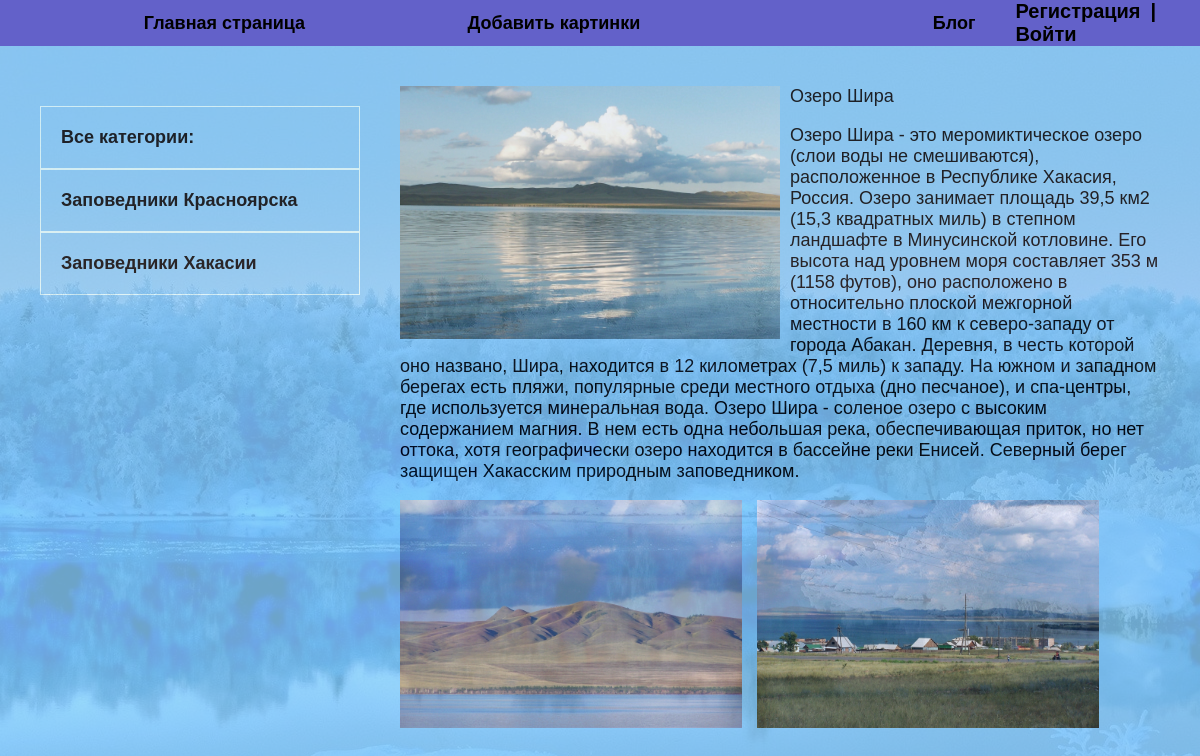
The page /post/ozero-shira/ on the database its author committed.
### blog/models.py (models this page shows, shortened)
class Category(models.Model):
    name = models.CharField(max_length=200, verbose_name="Категория")
    slug = models.SlugField(max_length=250, unique=True, verbose_name="URL")
    def get_absolute_url(self):
        return reverse('category', kwargs={'cat_slug': self.slug})
    class Meta:
        verbose_name = 'категорию'
        verbose_name_plural = "Категории"

class Blog(models.Model):
    title = models.CharField(max_length=250, verbose_name="Название")
    slug = models.SlugField(max_length=260, unique=True, verbose_name="URL")
    body = models.TextField(blank=True, verbose_name="Контент")
    photo = models.ImageField(upload_to="photo/%Y/%m/%d/", blank=True, verbose_name="Фото")
    time_cre = models.DateTimeField(auto_now_add=True, verbose_name="Дата создания")
    time_up = models.DateTimeField(auto_now=True, verbose_name="Дата обновления")
    published = models.BooleanField(default=True, verbose_name="Публикация")
    cat = models.ForeignKey("Category", on_delete=models.PROTECT,
                            verbose_name="Категория")
    def __str__(self):
        return self.title
    class Meta:
        verbose_name = 'новость'
        verbose_name_plural = "Новости"
        ordering = ['-time_cre']

class Photos(models.Model):
    image = models.ForeignKey(Blog, on_delete=models.CASCADE, verbose_name="картинки для блога", blank=True, null=True,
                              default=None)
    add_image = models.ImageField(upload_to="photo/%Y/%m/%d/add/", blank=True, null=True,
                                  verbose_name="Добавить картинку")
    class Meta:
        verbose_name = 'изображение'
        verbose_name_plural = "Изображения"

### blog/views.py (the view)
# urls.py: path('post/<slug:post_slug>/', ShowPost.as_view(), name='post'),
class ShowPost(DataMixin, DetailView):
    model = Blog
    template_name = "blog/post.html"
    slug_url_kwarg = "post_slug"
    context_object_name = "post"
    def get_context_data(self, *, object_list=None, **kwargs):
        context = super().get_context_data(**kwargs)
        c_def = self.get_user_context(title=context["post"])
        return dict(list(c_def.items()) + list(context.items()))

### blog/templatetags/blog_tags.py (called while the page is built)
@register.inclusion_tag('blog/list_cat.html')
def show_cat(sort=None, cat_sell=0):
    if not sort:
        cats = Category.objects.all
    else:
        cats = Category.objects.order_by(sort)
    return {'cats': cats, 'cat_selected': cat_sell}

### blog/utils.py (called while the page is built)
    def get_user_context(self, **kwargs):
        context = kwargs
        cats = Category.objects.all()
        user_menu = menu.copy()
        if not self.request.user.is_authenticated:
            user_menu.pop(1)
        context['menu'] = user_menu
        context['cat'] = cats
        if 'cat_selected' not in context:
            context['cat_selected'] = 0
        return context

### blog/templates/blog/post.html
{% extends 'blog/base.html' %}
{% block content %}
<div class="post">
    {% if post.photo %}
    <img class="img" src="{{ post.photo.url }}" alt="">
    {% endif %}
    {{ post.title }}
    <p>{{ post.body}}</p>
    {% for img in post.photos_set.all %}
    <img class="imagimage" src="{{ img.add_image.url }}">
    {% endfor %}
</div>
{% endblock %}

### blog/templates/blog/list_cat.html
{% for c in cats %}
    {% if c.pk == cat_selected %}
    <li class="selected">{{ c.name }}</li>
    {% else %}
    <li><a href="{{ c.get_absolute_url }}">{{ c.name }}</a></li>
    {% endif %}
{% endfor %}

### blog/static/css/style.css (style rules this page uses)
body { margin: 0; padding: 0; font-family: Verdana, Geneva, Tahoma, sans-serif; background: url(asz.jpg); background-repeat: no-repeat; background-size: cover; background-position: center; background-attachment: fixed; margin: 0; padding: 0; font-family: Verdana, Geneva, Tahoma, sans-serif; }
a { color: black; text-decoration: none; padding: 10px; }
.sidebar a { padding: 20px; display: block; border: 1px solid lightcyan; background: rgba(0, 0, 0, 0); font-weight: bold; font-size: 18px; }
.img { float: left; margin-right: 10px; max-width: 50%; }
.imagimage { margin-right: 10px; max-width: 45%; display: inline-block; display: flex; justify-content: space-between; display: inline-block; }
.post { font-size: 18px; }

### rows shown on the page
Category: name "Заповедники Красноярска"
Category: name "Заповедники Хакасии"
Blog: photo (picture), title "Озеро Шира", body "Озеро Шира - это меромиктическое озеро (слои воды не смешиваются), расположенное в Республике Хакасия, Россия. Озеро занимает площадь 39,5 км2 (15,3 квадратных миль) в степном ландшафте в Минусинской котловине. Его высота над уровнем моря составляет 353 м (1158 футов), оно расположено в относительно плоской межгорной местности в 160 км к северо-западу от города Абакан. Деревня, в честь которой оно названо, Шира, находится в 12 километрах (7,5 миль) к западу. На южном и западном берегах есть пляжи, популярные среди местного отдыха (дно песчаное), и спа-центры, где используется минеральная вода. Озеро Шира - соленое озеро с высоким содержанием магния. В нем есть одна небольшая река,…"
Photos: add_image (picture)
Photos: add_image (picture)

### other values the page prints
{{ m.title }} "Главная страница" "Добавить картинки" "Блог"
